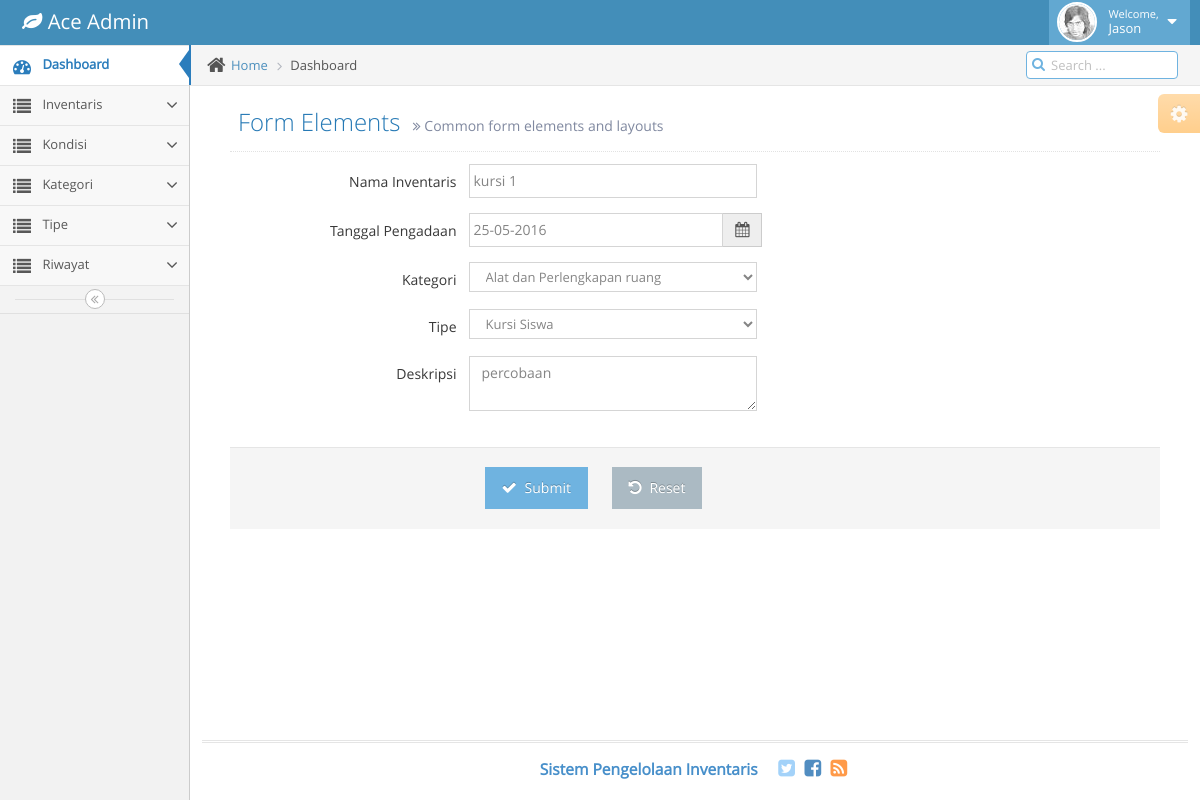
The page /index.php/inventory/edit_inventory/1 on the database its author committed.
### tables this page shows
CREATE TABLE `inv_inventory` (
  `inv_id` bigint(20) NOT NULL AUTO_INCREMENT,
  `inv_name` varchar(200) DEFAULT NULL,
  `inv_date_procurement` date DEFAULT NULL,
  `inv_type_id` int(11) DEFAULT NULL,
  `inv_category_id` int(11) DEFAULT NULL,
  `inv_desc` text,
  PRIMARY KEY (`inv_id`)
);

### application/controllers/inventory.php (called while the page is built, shortened)
<?php
class Inventory extends CI_Controller {
	public function __construct(){
        $this->load->database();
        $this->load->helper('url');
        $this->load->library('message');
		$this->load->model('M_inventory');
    }
	public function edit_inventory($inv_id){
		$data['inv_res'] = $this->M_inventory->getInvById($inv_id);
		$data['category'] = $this->M_inventory->getInvCategory();
		$data['type'] = $this->M_inventory->getInvType();
		$data['view'] = 'pages/form_edit_inventory';
		$this->load->view('index', $data);
	}
}

### index.php (called while the page is built, shortened)
<?php
require_once BASEPATH.'core/CodeIgniter.php';

### application/models/M_inventory.php (called while the page is built, shortened)
<?php
class M_inventory extends CI_Model
{
	public function getInvCategory(){
		$query = $this->db->query('select * from inv_ref_category');
		$result = $query->result();
		return $result;
	}
	function getInvType(){
		$query = $this->db->query("SELECT type_id, type_name FROM inv_ref_type");
		$result = $query->result();
		return $result;
	}
	function getInvById($inv_id){
		$result =$this->db->get();
		$result = $result->row();
		return $result;
	}
}

### application/views/pages/form_edit_inventory.php (the view, shortened to what this page needs)
<!DOCTYPE html>
<html lang="en">
	<head>
		<link rel="stylesheet" href="<?php echo base_url()?>assets/theme/ac_master/css/bootstrap.min.css" />
		<link rel="stylesheet" href="<?php echo base_url()?>assets/theme/ac_master/font-awesome/4.2.0/css/font-awesome.min.css" />
		<link rel="stylesheet" href="<?php echo base_url()?>assets/theme/ac_master/css/jquery-ui.custom.min.css" />
		<link rel="stylesheet" href="<?php echo base_url()?>assets/theme/ac_master/css/chosen.min.css" />
		<link rel="stylesheet" href="<?php echo base_url()?>assets/theme/ac_master/css/datepicker.min.css" />
		<link rel="stylesheet" href="<?php echo base_url()?>assets/theme/ac_master/css/bootstrap-timepicker.min.css" />
		<link rel="stylesheet" href="<?php echo base_url()?>assets/theme/ac_master/css/daterangepicker.min.css" />
		<link rel="stylesheet" href="<?php echo base_url()?>assets/theme/ac_master/css/bootstrap-datetimepicker.min.css" />
		<link rel="stylesheet" href="<?php echo base_url()?>assets/theme/ac_master/css/colorpicker.min.css" />
		<link rel="stylesheet" href="<?php echo base_url()?>assets/theme/ac_master/css/ace.min.css" class="ace-main-stylesheet" id="main-ace-style" />
	</head>
	<body class="no-skin">
		<div class="main-container" id="main-container">
			<div class="main-content">
				<div class="main-content-inner">
					<div class="page-content">
						<div class="page-header">
							<h1>
								Form Elements
								<small>
									<i class="ace-icon fa fa-angle-double-right"></i>
									Common form elements and layouts
								</small>
							</h1>
						</div>
						<div class="row">
							<div class="col-xs-12">
								<form class="form-horizontal" action="<?php echo base_url('index.php/inventory/proses_edit_inventory');?>" role="form" method = "POST">
									<div class="form-group">
										<label class="col-sm-3 control-label no-padding-right" for="form-field-1"> Nama Inventaris </label>
										<div class="col-sm-9">
											<input type="text" name= "nama_inventory" id="form-field-1" placeholder="Nama inventory" class="col-xs-10 col-sm-5" value="<?php echo $inv_res->inv_name?>" />
										</div>
									</div>
									<div class="form-group">
										<label class="col-sm-3 control-label no-padding-right" for="form-field-1"> Tanggal Pengadaan </label>
										<div class="col-xs-10 col-sm-4">
											<div class="input-group">
												<input class="form-control date-picker" name="tanggal_diterima" id="id-date-picker-1" value="<?php echo date('d-m-Y', strtotime($inv_res->inv_date_procurement))?>" type="text" data-date-format="dd-mm-yyyy" />
												<span class="input-group-addon">
													<i class="fa fa-calendar bigger-110"></i>
												</span>
											</div>
										</div>
									</div>
									<div class="form-group">
										<label class="col-sm-3 control-label no-padding-right" for="form-field-1"> Kategori </label>
										<div class="col-sm-9">
											<select name="category" class="col-xs-10 col-sm-5" id="form-field-select-1">
												<?php
													foreach ($category as $cat) {
														if($cat->category_id == $inv_res->inv_category_id){
															$selected = "selected";
														}else{
															$selected = "";
														}
														echo '<option value="'.$cat->category_id.'"'.$selected.'>'. $cat->category_name.'</option>';
													}
												?>
											</select>
										</div>
									</div>
									<div class="form-group">
										<label class="col-sm-3 control-label no-padding-right" for="form-field-1"> Tipe </label>
										<div class="col-sm-9">
											<select name="type" class="col-xs-10 col-sm-5" id="form-field-select-1">
												<?php
													foreach ($type as $tp) {
														if($tp->type_id == $inv_res->inv_type_id){
															$selected = "selected";
														}else{
															$selected = "";
														}
														echo '<option value="'.$tp->type_id.'"'.$selected.'>'. $tp->type_name.'</option>';
													}
												?>
											</select>
										</div>
									</div>
									<div class="form-group">
										<label class="col-sm-3 control-label no-padding-right" for="form-field-1"> Deskripsi </label>
										<div class="col-sm-9">
											<textarea name = "deskripsi" class="col-xs-10 col-sm-5" id="form-field-8" placeholder="Default Text"><?php echo $inv_res->inv_desc?></textarea>
										</div>
									</div>
									<div class="space-4"></div>
									<div class="clearfix form-actions">
										<div class="col-md-offset-3 col-md-9">
											<button class="btn btn-info" type="submit">
												<i class="ace-icon fa fa-check bigger-110"></i>
												Submit
											</button>
											<button class="btn" type="reset">
												<i class="ace-icon fa fa-undo bigger-110"></i>
												Reset
											</button>
										</div>
									</div>
								</form>
							</div>
						</div>
					</div>
				</div>
			</div>
		</div>
	</body>
</html>

### rows shown on the page
inv_inventory: nama_inventory "kursi 1", tanggal_diterima "25-05-2016", deskripsi "percobaan"

### other values the page prints
form field category "Alat dan Perlengkapan ruang"
form field type "Kursi Siswa"
